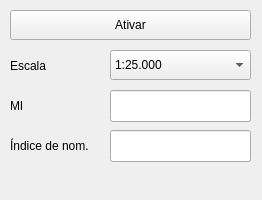
<?xml version="1.0" encoding="UTF-8"?>
<ui version="4.0">
 <class>detMIWindow</class>
 <widget class="QDockWidget" name="detMIWindow">
  <property name="geometry">
   <rect>
    <x>0</x>
    <y>0</y>
    <width>262</width>
    <height>200</height>
   </rect>
  </property>
  <property name="sizePolicy">
   <sizepolicy hsizetype="Fixed" vsizetype="Fixed">
    <horstretch>0</horstretch>
    <verstretch>0</verstretch>
   </sizepolicy>
  </property>
  <property name="minimumSize">
   <size>
    <width>262</width>
    <height>200</height>
   </size>
  </property>
  <property name="maximumSize">
   <size>
    <width>262</width>
    <height>200</height>
   </size>
  </property>
  <property name="windowTitle">
   <string>Determinar MI</string>
  </property>
  <widget class="QWidget" name="dockWidgetContents">
   <widget class="QLabel" name="label">
    <property name="geometry">
     <rect>
      <x>10</x>
      <y>96</y>
      <width>91</width>
      <height>20</height>
     </rect>
    </property>
    <property name="text">
     <string>MI</string>
    </property>
   </widget>
   <widget class="QLabel" name="label_2">
    <property name="geometry">
     <rect>
      <x>10</x>
      <y>136</y>
      <width>91</width>
      <height>20</height>
     </rect>
    </property>
    <property name="text">
     <string>Índice de nom.</string>
    </property>
   </widget>
   <widget class="QLineEdit" name="miEdit">
    <property name="geometry">
     <rect>
      <x>110</x>
      <y>90</y>
      <width>141</width>
      <height>32</height>
     </rect>
    </property>
    <property name="readOnly">
     <bool>true</bool>
    </property>
   </widget>
   <widget class="QLineEdit" name="inomEdit">
    <property name="geometry">
     <rect>
      <x>110</x>
      <y>130</y>
      <width>141</width>
      <height>32</height>
     </rect>
    </property>
    <property name="readOnly">
     <bool>true</bool>
    </property>
   </widget>
   <widget class="QPushButton" name="okButton">
    <property name="geometry">
     <rect>
      <x>10</x>
      <y>10</y>
      <width>241</width>
      <height>30</height>
     </rect>
    </property>
    <property name="text">
     <string>Ativar</string>
    </property>
    <property name="checkable">
     <bool>true</bool>
    </property>
    <property name="checked">
     <bool>false</bool>
    </property>
   </widget>
   <widget class="QComboBox" name="scaleCombo">
    <property name="geometry">
     <rect>
      <x>110</x>
      <y>50</y>
      <width>141</width>
      <height>30</height>
     </rect>
    </property>
    <item>
     <property name="text">
      <string>1:25.000</string>
     </property>
    </item>
    <item>
     <property name="text">
      <string>1:50.000</string>
     </property>
    </item>
    <item>
     <property name="text">
      <string>1:100.000</string>
     </property>
    </item>
    <item>
     <property name="text">
      <string>1:250.000</string>
     </property>
    </item>
   </widget>
   <widget class="QLabel" name="label_3">
    <property name="geometry">
     <rect>
      <x>10</x>
      <y>56</y>
      <width>91</width>
      <height>20</height>
     </rect>
    </property>
    <property name="text">
     <string>Escala</string>
    </property>
   </widget>
  </widget>
 </widget>
 <resources/>
 <connections/>
</ui>
